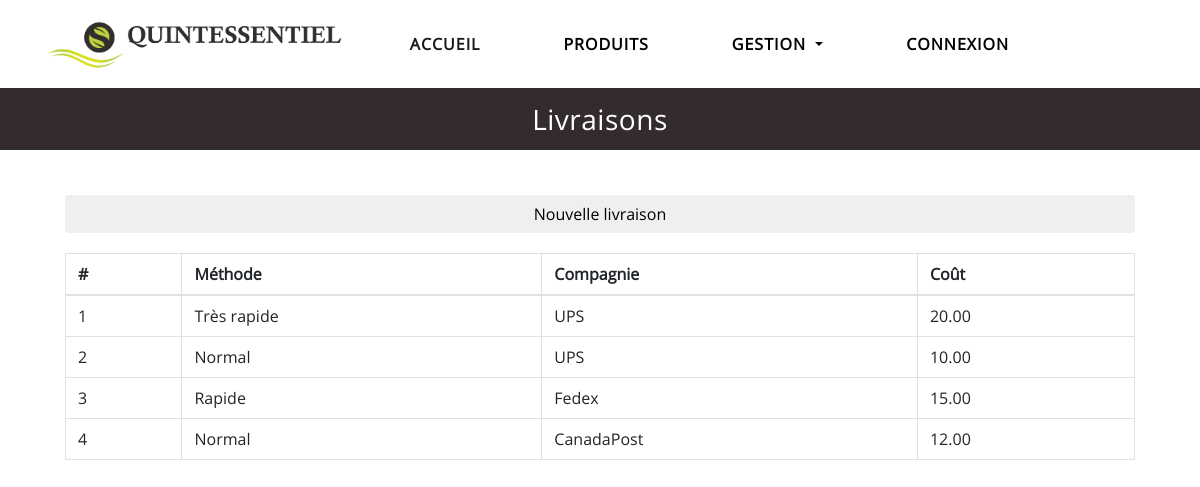
The app's page /shipping.php with its own data.
### tables this page shows
CREATE TABLE shipping_method (
	id_method INT NOT NULL AUTO_INCREMENT,
	id_company INT NOT NULL,
	name VARCHAR(255) NOT NULL,
	price DECIMAL(7,2) NOT NULL DEFAULT 0.00,
	PRIMARY KEY (id_method),
	FOREIGN KEY (id_company) REFERENCES shipping_company(id_company)
);

CREATE TABLE shipping_company (
	id_company INT NOT NULL AUTO_INCREMENT,
	name VARCHAR(255) NOT NULL,
	PRIMARY KEY (id_company)
);

### phpScripts/MgrDbConnection.php (called while the page is built, shortened)
<?php
class MgrDbConnection
{
    public function __construct($dbname, $username, $password, $err)
    {
        try {
            $this->dbConn = new PDO("mysql:host=localhost;dbname=" . $dbname. ";charset=utf8", $username, $password);
        } catch (PDOException $e) {
            throw new Exception("Error creating the DB Connection" . $e->getMessage());
        }
    }
}

### phpScripts/QueryEngine.php (called while the page is built, shortened)
<?php
require_once 'MgrDbConnection.php';
class QueryEngine
{
    private $db;
    public function __construct()
    {
        $this->db = new MgrDbConnection("quintessentieldb", "root", "", true);
    }
    public function executeQuery($queryString, $parametersMap=[])
    {
        $conn = $this->db->getDbConn();
        $query = $queryString;
        $loading = $conn->prepare($query);
        try {
            if (!$loading->execute()) {
                throw new Exception("Error");
            } else {
                return $loading;
            }
        } catch (Exception $e) {
            return false;
        }
    }
}

### phpScripts/Shipping/MgrShipping.php (called while the page is built, shortened)
<?php
	require_once __DIR__ . '/Shipping.php';
	require_once __DIR__ . '/../QueryEngine.php';
	class MgrShipping
	{
		private $query_engine;
		function __construct()
		{
			$this->query_engine = new QueryEngine();
		}
		public function getAllShippingsMethod()
		{
			$query = "SELECT `shipping_method`.`id_method`,`shipping_method`.`name` AS 'method_name', shipping_company.name AS 'company_name', price FROM `shipping_method` INNER JOIN shipping_company on shipping_company.id_company = shipping_method.id_company";
			$resultSet = $this->query_engine->executeQuery($query);
			return $resultSet;
		}
	}
?>

### phpScripts/Shipping/CtrlShipping.php (the view, shortened to what this page needs)
<?php
	require_once __DIR__ . '/Shipping.php';
	require_once __DIR__ . '/MgrShipping.php';
	require_once __DIR__ . '/../QueryEngine.php';
	class CtrlShipping
	{
		private $mgrshipping;
		function __construct()
		{
			$this->mgrshipping = new MgrShipping();
		}
		public function loadAllShippingTable()
		{
			$shippings = $this->mgrshipping->getAllShippingsMethod();
			foreach ($shippings as $row) {
				$element = "<tr class=\"order\" onclick='openModalTable(this)'>";
				$element .= "<td id=\"" . $row['id_method'] . "\">". $row['id_method'] ."</td>";
				$element .= "<td id=\"" . $row['id_method'] . "\">". $row['method_name'] ."</td>";
				$element .= "<td id=\"" . $row['id_method'] . "\">". $row['company_name'] ."</td>";
				$element .= "<td id=\"" . $row['id_method'] . "\">". $row['price'] ."</td>";
				$element .= "</tr>";
				echo $element;
			}
		}
	}
?>

### css/style_index.css (style rules this page uses)
html, body, div, span, applet, object, iframe, h1, h2, h3, h4, h5, h6, p, blockquote, pre, a, abbr, acronym, address, big, cite, code, del, dfn, em, img, ins, kbd, q, s, samp, small, strike, strong, sub, sup, tt, var, b, u, i, center, dl, dt, dd, ol, ul, li, fieldset, form, label, legend, table, caption, tbody, tfoot, thead, tr, th, td, article, aside, canvas, details, embed, figure, figcaption, footer, header, hgroup, menu, nav, output, ruby, section, summary, time, mark, audio, video { margin: 0; padding: 0; border: 0; vertical-align: baseline; }
article, aside, details, figcaption, figure, footer, header, hgroup, menu, nav, section { display: block; }
body { line-height: 1; }
ol, ul { list-style: none; }
* { box-sizing: border-box; }
body { font-family: 'OpenSans', Arial, Helvetica, sans-serif; padding:0; overflow-x: hidden; }
img { max-width: 100%; height: auto; }
.img-logo-nav { width: 350px; max-width: 100%; height: auto; display: block; margin: 5px 30px; }
.navbar-light { background-color: #fff !important; }
.navbar-nav { margin-right: 100px; padding:0; }
.navbar-light .navbar-nav .nav-link { margin-right: 50px; }
.navbar-light .navbar-nav .nav-link { padding-right: 25px; color: #000; text-transform: uppercase; letter-spacing: 1px; font-weight: 600; }

### records on screen
shipping_method: id_method "1", name "Très rapide", id_company.name "UPS", price "20.00"
shipping_method: id_method "2", name "Normal", id_company.name "UPS", price "10.00"
shipping_method: id_method "3", name "Rapide", id_company.name "Fedex", price "15.00"
shipping_method: id_method "4", name "Normal", id_company.name "CanadaPost", price "12.00"
